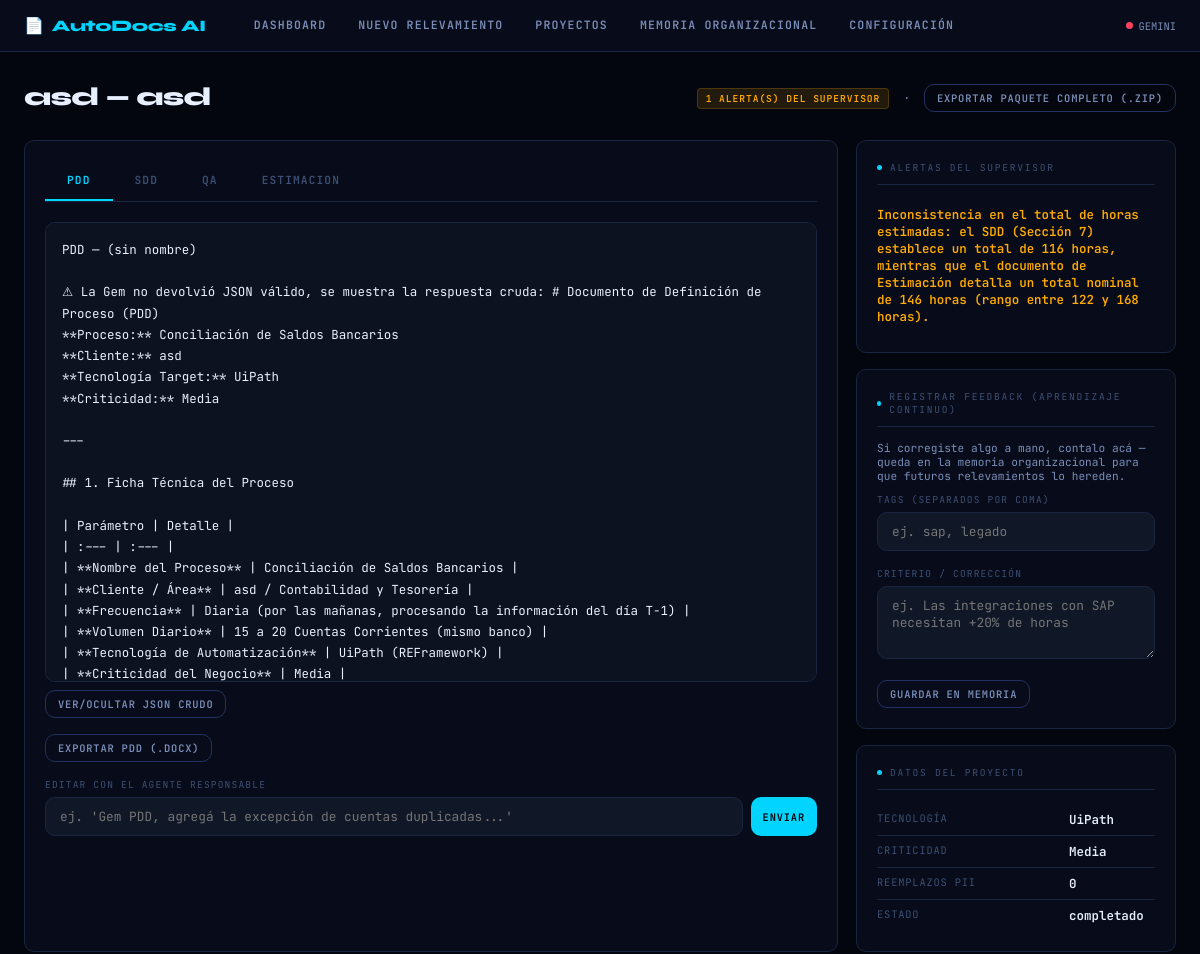
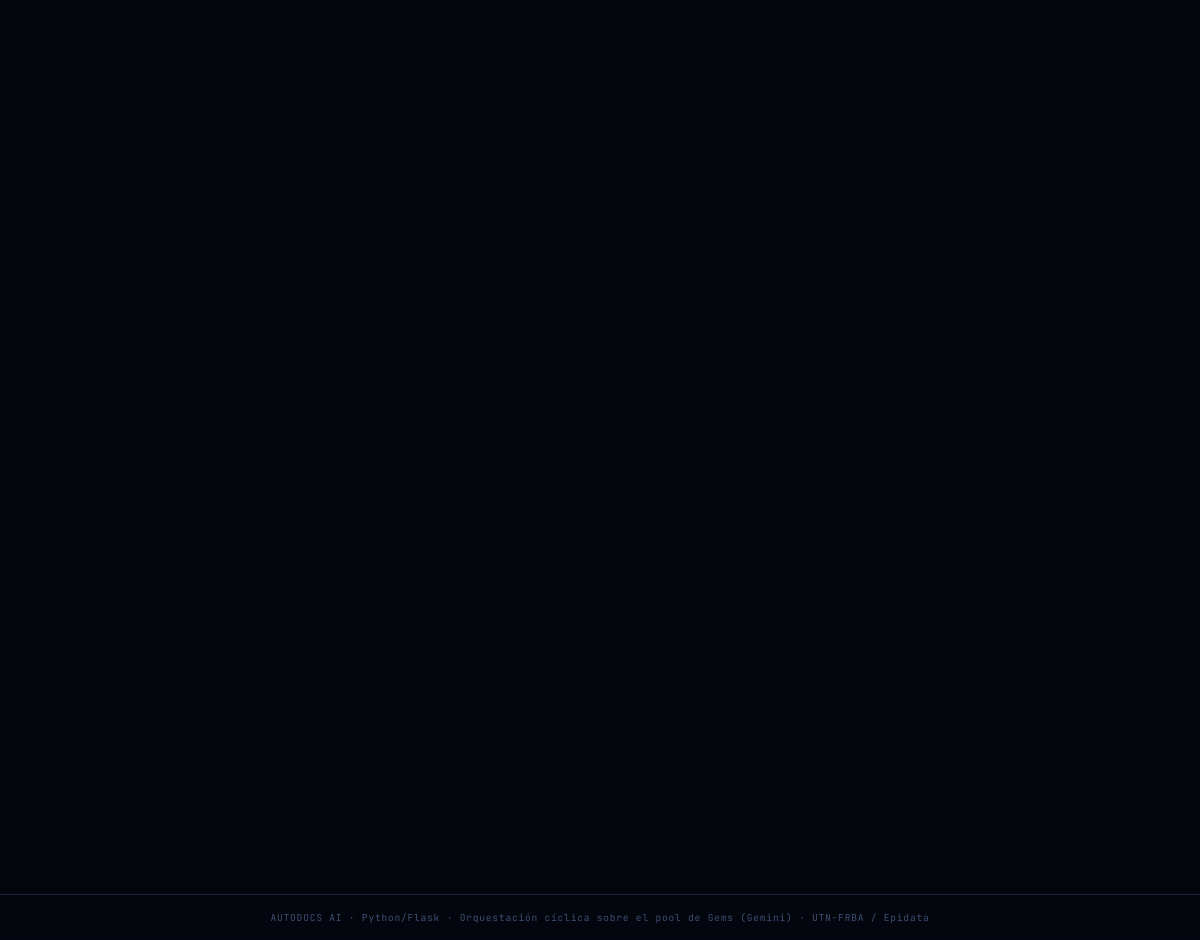
Page /resultado/4 on the earlier database version (2 pictures, top to bottom).
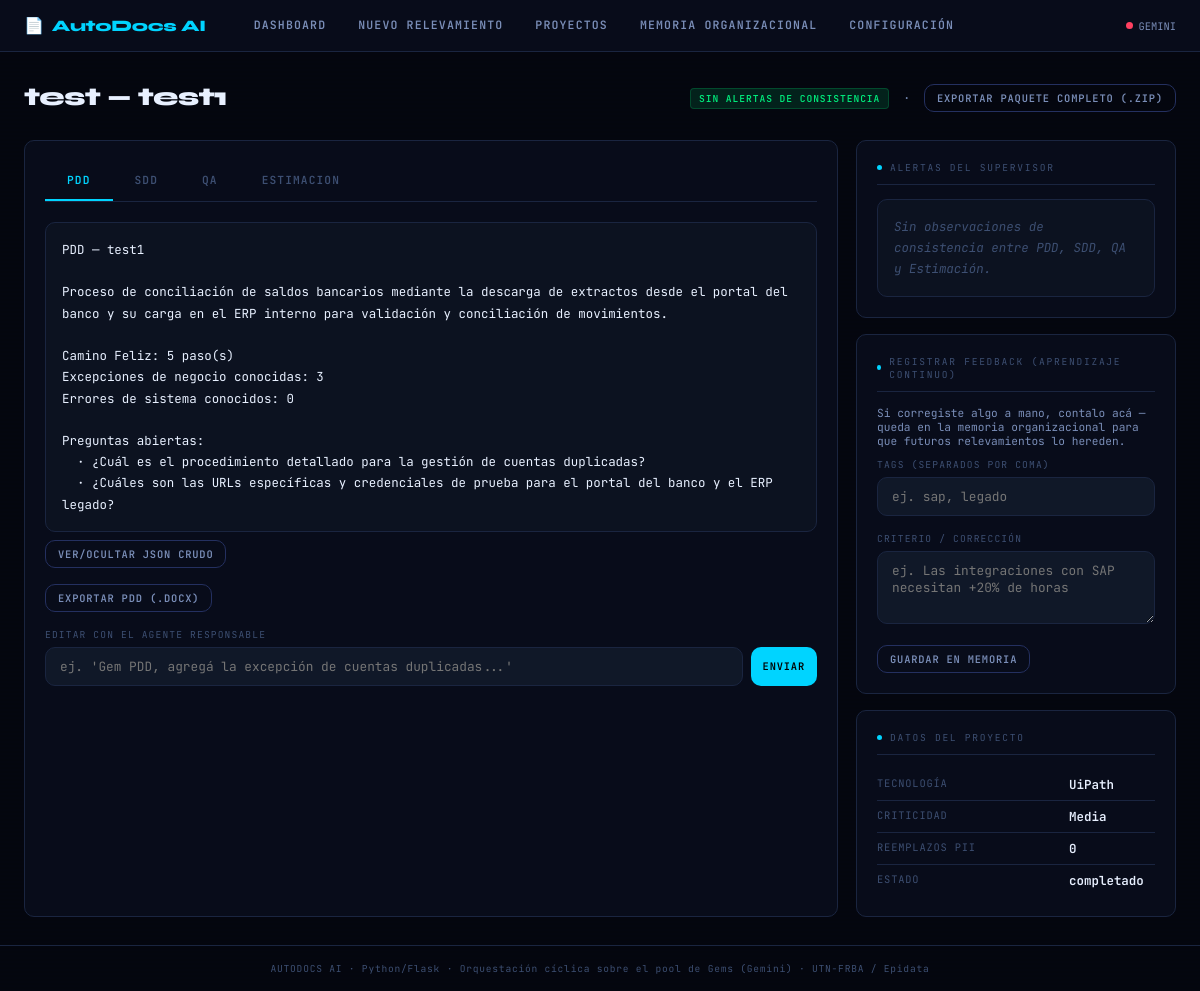
Same page on the later database version.
### tables this page shows
CREATE TABLE proyectos (
    id                      INTEGER PRIMARY KEY AUTOINCREMENT,
    cliente                 TEXT NOT NULL,
    proceso                 TEXT NOT NULL,
    tecnologia              TEXT,       -- UiPath / Power Automate / Rocketbot / Make.com...
    criticidad              TEXT,       -- Baja / Media / Alta
    presupuesto_hs          REAL,
    analista                TEXT,
    transcripcion_original  TEXT,
    transcripcion_sanitizada TEXT,
    reemplazos_pii          INTEGER DEFAULT 0,
    flujo_estructurado      TEXT,       -- JSON: salida del Agente de Ingesta
    estado                  TEXT DEFAULT 'borrador',  -- borrador|procesando|completado|frenado|error
    motivo_freno            TEXT,       -- si estado = 'frenado' (Límite Operativo de Entrada)
    creado                  TEXT DEFAULT CURRENT_TIMESTAMP,
    actualizado             TEXT DEFAULT CURRENT_TIMESTAMP
);

CREATE TABLE documentos (
    id          INTEGER PRIMARY KEY AUTOINCREMENT,
    proyecto_id INTEGER NOT NULL REFERENCES proyectos(id),
    tipo        TEXT NOT NULL,   -- PDD | SDD | QA | ESTIMACION
    contenido   TEXT,
    version     INTEGER DEFAULT 1,
    creado      TEXT DEFAULT CURRENT_TIMESTAMP
);

CREATE TABLE alertas (
    id          INTEGER PRIMARY KEY AUTOINCREMENT,
    proyecto_id INTEGER NOT NULL REFERENCES proyectos(id),
    tipo        TEXT,     -- cobertura | consistencia
    mensaje     TEXT,
    resuelta    INTEGER DEFAULT 0,
    creado      TEXT DEFAULT CURRENT_TIMESTAMP
);

### ui/app.py (the view)
    @app.route("/resultado/<int:proyecto_id>")
    def resultado(proyecto_id):
        proyecto = ProyectoRepository.get(proyecto_id)
        if not proyecto:
            return redirect(url_for("proyectos"))
        documentos = ProyectoRepository.get_documentos(proyecto_id)
        alertas = ProyectoRepository.get_alertas(proyecto_id)
        resumen_estimacion = None
        if "ESTIMACION" in documentos:
            data_est = EstimacionService.parsear(documentos["ESTIMACION"]["contenido"])
            resumen_estimacion = EstimacionService.resumen_legible(data_est)
        resumen_pdd = None
        if "PDD" in documentos:
            resumen_pdd = PddService.resumen_legible(PddService.parsear(documentos["PDD"]["contenido"]))
        return render_template(
            "resultado.html",
            proyecto=proyecto,
            documentos=documentos,
            tipos=_TIPOS_DOC,
            alertas=alertas,
            resumen_estimacion=resumen_estimacion,
            resumen_pdd=resumen_pdd,
        )

### core/db.py (called while the page is built)
def get_conn() -> sqlite3.Connection:
    DB_PATH.parent.mkdir(exist_ok=True)
    conn = sqlite3.connect(DB_PATH)
    conn.row_factory = sqlite3.Row
    conn.execute("PRAGMA foreign_keys = ON")
    return conn

### repositories/proyecto_repository.py (called while the page is built)
    @staticmethod
    def get(proyecto_id: int) -> dict | None:
        conn = get_conn()
        row = conn.execute("SELECT * FROM proyectos WHERE id = ?", (proyecto_id,)).fetchone()
        conn.close()
        return dict(row) if row else None

    @staticmethod
    def get_documentos(proyecto_id: int) -> dict:
        conn = get_conn()
        rows = conn.execute(
            """SELECT d.* FROM documentos d
               INNER JOIN (
                 SELECT tipo, MAX(version) mv FROM documentos
                 WHERE proyecto_id = ? GROUP BY tipo
               ) top ON d.tipo = top.tipo AND d.version = top.mv
               WHERE d.proyecto_id = ?""",
            (proyecto_id, proyecto_id),
        ).fetchall()
        conn.close()
        return {r["tipo"]: dict(r) for r in rows}

### services/estimacion_service.py (called while the page is built)
    @staticmethod
    def _num(v) -> float:
        try:
            return float(str(v).replace(",", "."))
        except (TypeError, ValueError):
            return 0.0

### ui/templates/resultado.html (shortened to what this page needs)
{% extends "base.html" %}
{% block content %}
<div class="page-header">
  <h1>{{ proyecto.cliente }} — {{ proyecto.proceso }}</h1>
  <p>
    {% if alertas %}
      <span class="tag tag-amber">{{ alertas|length }} alerta(s) del Supervisor</span>
    {% else %}
      <span class="tag tag-green">Sin alertas de consistencia</span>
    {% endif %}
    &nbsp;·&nbsp;
    <a href="/export/{{ proyecto.id }}/paquete" class="btn btn-secondary btn-sm">Exportar paquete completo (.zip)</a>
  </p>
</div>
<div class="grid-2" style="grid-template-columns: 1fr 320px; gap:18px;">
  <div class="panel">
    <div class="tab-bar" id="tab-bar">
      {% for t in tipos %}
      <button class="tab-btn {% if loop.first %}active{% endif %}" onclick="mostrarTab('{{ t }}')">{{ t }}</button>
      {% endfor %}
    </div>
    {% for t in tipos %}
    <div class="tab-panel {% if loop.first %}active{% endif %}" id="panel-{{ t }}">
      {% if t in ['ESTIMACION', 'PDD'] %}
        {% set resumen = resumen_estimacion if t == 'ESTIMACION' else resumen_pdd %}
        <div class="result-box {% if not documentos.get(t) %}empty{% endif %}" id="resumen-{{ t }}">{{ resumen or 'Esta Gem todavía no generó contenido para este proyecto.' }}</div>
        <button type="button" class="btn btn-secondary btn-sm mt-2" onclick="toggleJson('{{ t }}')">Ver/ocultar JSON crudo</button>
      {% else %}
        <div class="result-box {% if not documentos.get(t) %}empty{% endif %}" id="contenido-{{ t }}">{{ documentos.get(t, {}).get('contenido', 'Esta Gem todavía no generó contenido para este proyecto.') }}</div>
      {% endif %}
      <div class="flex gap-2 mt-4 wrap">
        <a href="/export/{{ proyecto.id }}/{{ t }}" class="btn btn-secondary btn-sm">
          Exportar {{ t }} ({% if t in ['PDD','SDD'] %}.docx{% else %}.xlsx{% endif %})
        </a>
      </div>
      <div class="field mt-4">
        <label>Editar con el agente responsable</label>
        <div class="flex gap-2">
          <input type="text" id="editar-{{ t }}" placeholder="ej. 'Gem {{ t }}, agregá la excepción de cuentas duplicadas...'">
          <button class="btn btn-primary btn-sm" onclick="editarDocumento('{{ t }}')">Enviar</button>
        </div>
      </div>
    </div>
    {% endfor %}
  </div>
  <div class="flex flex-col gap-4">
    <div class="panel">
      <div class="panel-title"><span class="dot"></span>Alertas del Supervisor</div>
      {% if alertas %}
        {% for a in alertas %}
        <div class="kv"><div class="kv-val" style="color:var(--amber)">{{ a.mensaje }}</div></div>
        {% endfor %}
      {% else %}
        <p class="result-box empty">Sin observaciones de consistencia entre PDD, SDD, QA y Estimación.</p>
      {% endif %}
    </div>
    <div class="panel">
      <div class="panel-title"><span class="dot"></span>Registrar feedback (Aprendizaje continuo)</div>
      <p style="font-size:.7rem; color:var(--text-mid); margin-bottom:10px;">
        Si corregiste algo a mano, contalo acá — queda en la memoria organizacional para
        que futuros relevamientos lo hereden.
      </p>
      <div class="field">
        <label>Tags (separados por coma)</label>
        <input type="text" id="feedback-tags" placeholder="ej. sap, legado">
      </div>
      <div class="field">
        <label>Criterio / corrección</label>
        <textarea id="feedback-texto" rows="3" placeholder="ej. Las integraciones con SAP necesitan +20% de horas"></textarea>
      </div>
      <button class="btn btn-secondary btn-sm" onclick="registrarFeedback()">Guardar en memoria</button>
    </div>
    <div class="panel">
      <div class="panel-title"><span class="dot"></span>Datos del proyecto</div>
      <div class="kv"><div class="kv-key">Tecnología</div><div class="kv-val">{{ proyecto.tecnologia or '—' }}</div></div>
      <div class="kv"><div class="kv-key">Criticidad</div><div class="kv-val">{{ proyecto.criticidad or '—' }}</div></div>
      <div class="kv"><div class="kv-key">Reemplazos PII</div><div class="kv-val">{{ proyecto.reemplazos_pii }}</div></div>
      <div class="kv"><div class="kv-key">Estado</div><div class="kv-val">{{ proyecto.estado }}</div></div>
    </div>
  </div>
</div>
{% endblock %}

Differences in the rows shown:
no longer on this page (row edited): alertas: mensaje "Inconsistencia en el total de horas estimadas: el SDD (Sección 7) establece un total de 116 horas, mientras que el documento de Estimación detalla un total nominal de 146 horas (rango entre 122 y 168 horas)."
changed proyectos "UiPath": cliente "asd" → "test"; proceso "asd" → "test1"
changed documentos "PDD": resumen "PDD — (sin nombre) ⚠ La Gem no devolvió JSON válido, se muestra la respuesta cruda: # Documento de Definición de Proceso (PDD) **Proceso:** Conciliación de Saldos Bancarios **Cliente:** asd **Tecnología Target:** UiPath **Criticidad:** Media --- ## 1. Ficha Técnica del Proceso | Parámetro | Detalle | | :--- | :--- | | **Nombre del Proceso** | Conciliación de Saldos Bancarios | | **Cliente / Área** | asd / Contabilidad y Tesorería | | **Frecuencia** | Diaria (por las mañanas, procesando la información del día T-1) | | **Volumen Diario** | 15 a 20 Cuentas Corrientes (mismo banco) | | **Tecnología de Automatización** | UiPath (REFramework) | | **Criticidad del Negocio** | Media |…" → "PDD — test1 Proceso de conciliación de saldos bancarios mediante la descarga de extractos desde el portal del banco y su carga en el ERP interno para validación y conciliación de movimientos. Camino Feliz: 5 paso(s) Excepciones de negocio conocidas: 3 Errores de sistema conocidos: 0 Preguntas abiertas: · ¿Cuál es el procedimiento detallado para la gestión de cuentas duplicadas? · ¿Cuáles son las URLs específicas y credenciales de prueba para el portal del banco y el ERP legado?"
Other differences:
{{ alertas|length }}: "1" → (not shown)
text no longer shown: "ALERTA(S) DEL SUPERVISOR"
text now shown: "SIN ALERTAS DE CONSISTENCIA Sin observaciones de consistencia entre PDD, SDD, QA y Estimación."
